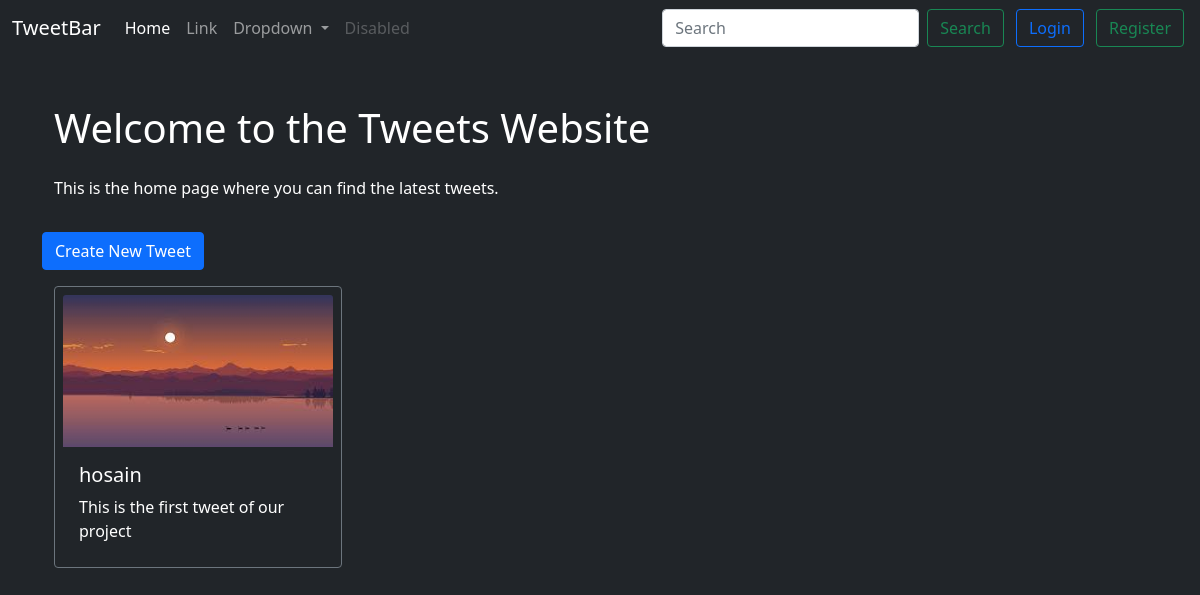
Page /tweet/ on the earlier database version.
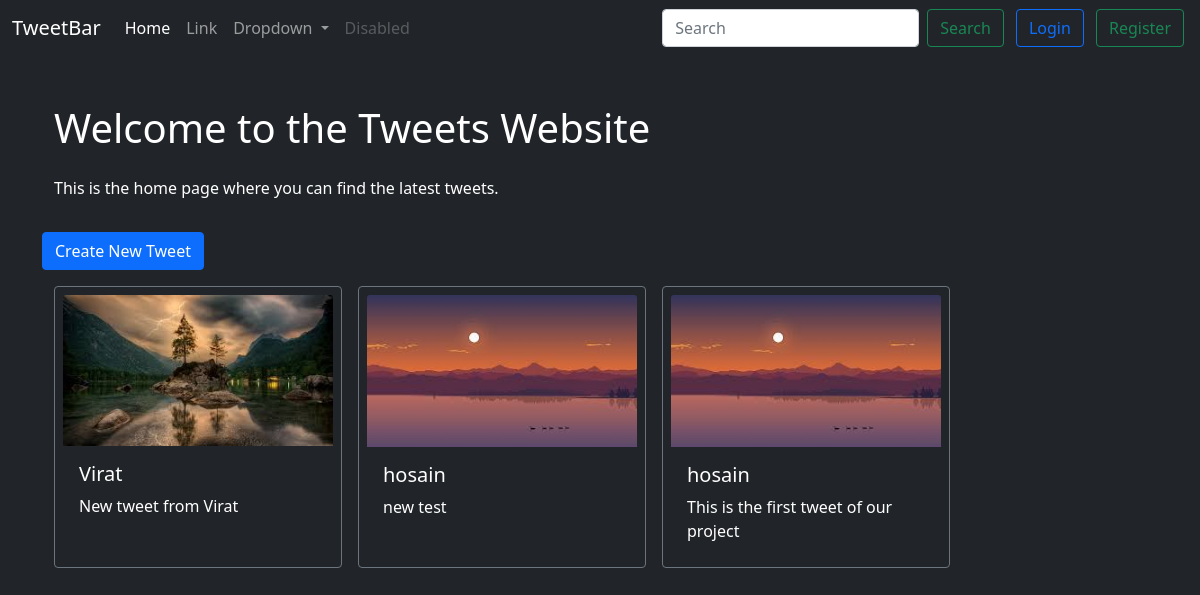
Same page on the later database version.
### tweet/models.py (models this page shows, shortened)
class Tweet(models.Model):
    user = models.ForeignKey(User, on_delete=models.CASCADE)
    text = models.TextField(max_length=280)
    photo = models.ImageField(upload_to='tweets/photos/', blank=True, null=True)
    created_at = models.DateTimeField(auto_now_add=True)
    updated_at = models.DateTimeField(auto_now=True)

### tweet/views.py (the view)
# urls.py: path('', views.tweet_list, name='tweet_list'),
def tweet_list(request):
    tweets = Tweet.objects.all().order_by('-created_at')
    return render(request, 'tweet_list.html', {'tweets': tweets})

### tweet/templates/tweet_list.html (shortened to what this page needs)
{% extends "layout.html" %}
{% block content %}
<div class="container mt-5">
  <h1 class="mb-4">Welcome to the Tweets Website</h1>
  <p>This is the home page where you can find the latest tweets.</p>
</div>
<a class="btn btn-primary my-3" href="{% url 'create_tweet' %}">Create New Tweet</a>
<div class="container row gap-3">
  {% for tweet in tweets %}
  <div class="card bg-dark text-white border-1 border-secondary p-2" style="width: 18rem">
    {% if tweet.photo %}
    <img src="{{ tweet.photo.url }}" class="card-img-top" alt="{{ tweet.user.username }} photo" loading="lazy" />
    {% endif %}
    <div class="card-body">
      <h5 class="card-title">{{ tweet.user.username }}</h5>
      <p class="card-text">
        {{ tweet.text }}
      </p>
    </div>
  </div>
  {% endfor %}
</div>
{% endblock %}

### templates/layout.html (shortened to what this page needs)
{% load static %}
<!DOCTYPE html>
<html lang="en" >
  <head>
    <link
      href="https://cdn.jsdelivr.net/npm/bootstrap@5.0.2/dist/css/bootstrap.min.css"
      rel="stylesheet"
    />
  </head>
  <body class="bg-dark text-white">
    <nav class="navbar navbar-expand-lg navbar-dark bg-dark">
      <div class="container-fluid">
        <a class="navbar-brand" href="{% url 'tweet_list' %}">TweetBar</a>
        <div class="collapse navbar-collapse gap-2" id="navbarSupportedContent">
          <ul class="navbar-nav me-auto mb-2 mb-lg-0">
            <li class="nav-item">
              <a class="nav-link active" aria-current="page" href="{% url 'tweet_list' %}">Home</a>
            </li>
            <li class="nav-item">
              <a class="nav-link" href="#">Link</a>
            </li>
            <li class="nav-item dropdown">
              <a
                class="nav-link dropdown-toggle"
                href="#"
                id="navbarDropdown"
                role="button"
                data-bs-toggle="dropdown"
                aria-expanded="false"
              >
                Dropdown
              </a>
            </li>
            <li class="nav-item">
              <a
                class="nav-link disabled"
                href="#"
                tabindex="-1"
                aria-disabled="true"
                >Disabled</a
              >
            </li>
          </ul>
          <form class="d-flex">
            <input
              class="form-control me-2"
              type="search"
              placeholder="Search"
              aria-label="Search"
            />
            <button class="btn btn-outline-success" type="submit">
              Search
            </button>
          </form>
          {% if user.is_authenticated %}
          <span class="navbar-text mx-2">Hello, {{ user.username }}!</span>
          <form method="post" action="{% url 'logout' %}">
            {% csrf_token %}
            <button class="btn btn-outline-danger" type="submit">Logout</button>
          </form>
          {% else %}
          <div class="gap-2">
            <a class="btn btn-outline-primary mx-1" href="{% url 'login' %}">Login</a>
            <a class="btn btn-outline-success mx-1" href="{% url 'register' %}">Register</a>
          </div>
          {% endif %}
        </div>
      </div>
    </nav>
    <div class="container">
      {% block content %}{% endblock %}
    </div>
  </body>
</html>

Differences in the rows shown:
added Tweet: photo (picture), user.username "Virat", text "New tweet from Virat"
added Tweet: photo (picture), user.username "hosain", text "new test"
